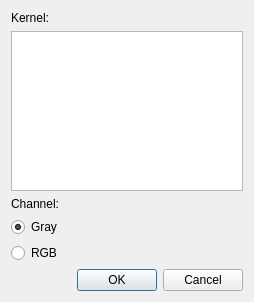
<?xml version="1.0" encoding="UTF-8"?>
<ui version="4.0">
 <class>GetKernelDialog</class>
 <widget class="QDialog" name="GetKernelDialog">
  <property name="geometry">
   <rect>
    <x>0</x>
    <y>0</y>
    <width>254</width>
    <height>302</height>
   </rect>
  </property>
  <property name="minimumSize">
   <size>
    <width>0</width>
    <height>0</height>
   </size>
  </property>
  <property name="maximumSize">
   <size>
    <width>16777215</width>
    <height>16777215</height>
   </size>
  </property>
  <property name="windowTitle">
   <string>Dialog</string>
  </property>
  <layout class="QGridLayout" name="gridLayout">
   <item row="0" column="0">
    <widget class="QLabel" name="label">
     <property name="text">
      <string>Kernel:</string>
     </property>
    </widget>
   </item>
   <item row="1" column="0">
    <widget class="QTextEdit" name="kernelTextEdit"/>
   </item>
   <item row="5" column="0">
    <widget class="QDialogButtonBox" name="buttonBox">
     <property name="orientation">
      <enum>Qt::Horizontal</enum>
     </property>
     <property name="standardButtons">
      <set>QDialogButtonBox::Cancel|QDialogButtonBox::Ok</set>
     </property>
    </widget>
   </item>
   <item row="3" column="0">
    <widget class="QRadioButton" name="linearGrayRBtn">
     <property name="text">
      <string>Gray</string>
     </property>
     <property name="checked">
      <bool>true</bool>
     </property>
    </widget>
   </item>
   <item row="2" column="0">
    <widget class="QLabel" name="label_2">
     <property name="text">
      <string>Channel:</string>
     </property>
    </widget>
   </item>
   <item row="4" column="0">
    <widget class="QRadioButton" name="linearRgbRBtn">
     <property name="text">
      <string>RGB</string>
     </property>
    </widget>
   </item>
  </layout>
 </widget>
 <resources/>
 <connections>
  <connection>
   <sender>buttonBox</sender>
   <signal>accepted()</signal>
   <receiver>GetKernelDialog</receiver>
   <slot>accept()</slot>
   <hints>
    <hint type="sourcelabel">
     <x>248</x>
     <y>254</y>
    </hint>
    <hint type="destinationlabel">
     <x>157</x>
     <y>274</y>
    </hint>
   </hints>
  </connection>
  <connection>
   <sender>buttonBox</sender>
   <signal>rejected()</signal>
   <receiver>GetKernelDialog</receiver>
   <slot>reject()</slot>
   <hints>
    <hint type="sourcelabel">
     <x>316</x>
     <y>260</y>
    </hint>
    <hint type="destinationlabel">
     <x>286</x>
     <y>274</y>
    </hint>
   </hints>
  </connection>
 </connections>
</ui>
